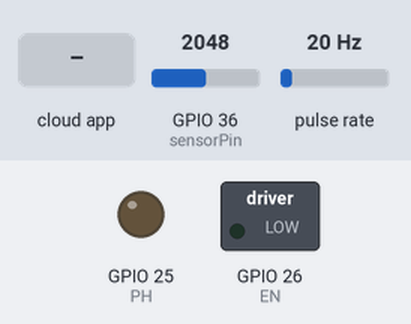
Simulated run of this sketch. Board: ESP32. On the bench: switched loads named in the sketch (green lamp = pin HIGH), output pins drawn as LEDs (lit = HIGH). Wiring (inferred from the names in the program): pulse sensor: data GPIO 12. The test bench sets the inputs (shaded band); at power-on: GPIO 36 (sensorPin) = 2048, pulse rate 20 Hz. The ROS host is connected and sends only what is stated.

Above: at 1.2 s.
1.3 s: the phone or cloud app sets go_to to -100
2.9 s: the phone or cloud app sets go_to to 0
At 3.06 s:
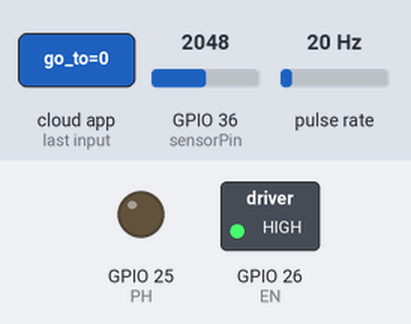
5.9 s: the phone or cloud app sets go_to to 100
At 6.3 s:
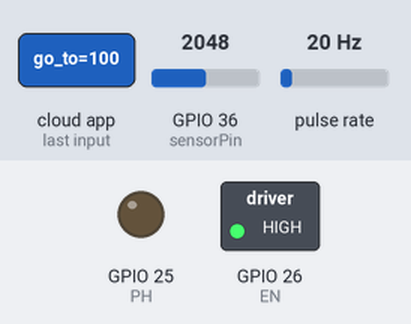
7.5 s: the phone or cloud app sets go_to to -100
At 8.7 s:
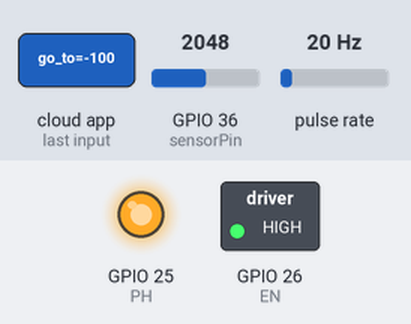
Timing chart, 0 to 10.1 s (numbered marks = the images above; inputs shaded):
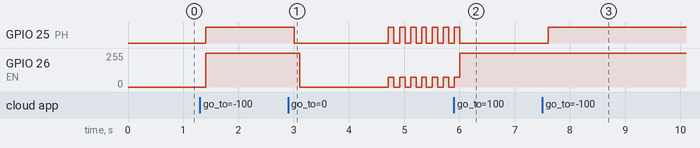

The sketch:

Control_agv.ino
```cpp
#include <micro_ros_arduino.h>
#include <stdio.h>
#include <rcl/rcl.h>
#include <rcl/error_handling.h>
#include <rclc/rclc.h>
#include <rclc/executor.h>
#include <std_msgs/msg/int32.h>
#include <std_msgs/msg/bool.h>
#include <std_msgs/msg/float64.h>

rcl_subscription_t coords_subscriber;
std_msgs__msg__Float64 desired_pos_msg;
std_msgs__msg__Float64 real_rpm;

std_msgs__msg__Float64 spins;
rcl_subscription_t rpm_subscriber;
std_msgs__msg__Int32 rpm_msg;

// rcl_subscription_t aruco_subscriber;
// std_msgs__msg__Bool aruco_msg;

rcl_subscription_t fusioned_subscriber;
std_msgs__msg__Float64 fusioned_distance_msg;

rcl_publisher_t distance_publisher;
std_msgs__msg__Float64 distance_msg;

rcl_publisher_t control_signal_publisher;
std_msgs__msg__Float64 control_msg;

rcl_publisher_t pos_reached_publisher;
std_msgs__msg__Bool pos_reached_msg;

rcl_publisher_t charge_battery_publisher;
std_msgs__msg__Bool charge_battery_msg;

std_msgs__msg__Int32 msg;


rclc_executor_t executor;
rclc_support_t support;
rcl_allocator_t allocator;
rcl_node_t node;
rcl_timer_t timer_1;
rcl_timer_t timer_2;


// Motor responses
volatile int dir = 1;
//float wheel_perimeter = 2 * 3.14159 * wheel_radius;
//float distance_per_count = wheel_perimeter / ENCODER_N;
// Estado de los encoders
volatile int desired_rpm = 0;
// Time between pulses
volatile unsigned long previous_time = 0;
volatile unsigned long current_time = 0;
volatile unsigned long pulse_duration = 0;
volatile long int pulsos = 0;
volatile bool control = true; // if false  speed control if true position control
// Control variables
const float Kp_speed = 2.68; // Proportional gain
const float Kd_speed = 0.009; // Derivative gain
const float Kp_pos = 35; // Proportional gain
const float Kd_pos = 0.3; // Derivative gain


float desired_pos = 0;
float error = 0, last_error = 0, rate_error = 0;
//float ts = 0.01;
double control_signal = 0;

const unsigned int timer_timeout1 = 10; // 1000 ms = 1 second
const unsigned int timer_timeout2 = 100; // 1000 ms = 0.01 second

const int sensorPin = A0;   // seleccionar la entrada para el sensor
int sensorValue;      // variable que almacena el valor raw (0 a 4095)
float value;

const int csPin = 36; // Pin analógico conectado al pin CS (A1)
float currentSenseVoltage; // Voltaje leído del pin CS
float currentThreshold = 1.1; // Umbral de corriente en voltios para 1A
int currentSensorValue; // Valor leído del pin analógico

float fmap(float x, float in_min, float in_max, float out_min, float out_max) {
  return (x - in_min) * (out_max - out_min) / (in_max - in_min) + out_min;
}

// Encoder pin
#define ENCODER_A 12 // YELLOW
#define ts 0.1

// Driver pins
#define PH 25 // Phase/Enable (dir)
#define EN 26  // PWM (Speed)


#define ENCODER_N 2061.48
#define WHEEL_D 0.00761


#define RCCHECK(fn) { rcl_ret_t temp_rc = fn; if((temp_rc != RCL_RET_OK)){error_loop();}}
#define RCSOFTCHECK(fn) { rcl_ret_t temp_rc = fn; if((temp_rc != RCL_RET_OK)){}}

void error_loop(){
  while(1){
    delay(100);
  }
}

void timer1_callback(rcl_timer_t * timer_1, int64_t last_call_time){
  RCLC_UNUSED(last_call_time);
  if(timer_1 != NULL){
    RCSOFTCHECK(rcl_publish(&distance_publisher, &distance_msg, NULL));
    RCSOFTCHECK(rcl_publish(&pos_reached_publisher, &pos_reached_msg, NULL));
    RCSOFTCHECK(rcl_publish(&control_signal_publisher, &control_msg, NULL));
  }
}

void timer2_callback(rcl_timer_t * timer_2, int64_t last_call_time){
  RCLC_UNUSED(last_call_time);
  if(timer_2 != NULL){
    sensorValue = analogRead(sensorPin);        // realizar la lectura
    value = fmap(sensorValue, 0, 4095, 0.0, 16.8);

    sensorValue = analogRead(csPin);
    currentSenseVoltage = sensorValue * (3.3 / 4095.0); // Ajusta según la resolución y referencia del ADC
    float current = currentSenseVoltage / 1.1; // 1.1V por A para DRV8874
    // if(current > 1){
    //   analogWrite(EN, 0);
    //   error_loop();
    // }
    if(value < 14.5){
      charge_battery_msg.data = true;
      RCSOFTCHECK(rcl_publish(&charge_battery_publisher, &charge_battery_msg, NULL));
    } else{
      charge_battery_msg.data = false;
    }


    if(control == true){
      error = (desired_pos/0.1570796325) - spins.data;
      rate_error = (error- last_error) / ts;
      control_signal = (Kp_pos * error + Kd_pos * rate_error); // + Ki * cum_error;
      control_msg.data = control_signal;
      last_error = error;
      if(control_signal > -0.5 && control_signal < 0.5){
        control_signal = 0;
        pos_reached_msg.data = true;
      } else if (control_signal > -75 && control_signal < 75){
        if(control_signal<0){
          control_signal = -75;
        } else{
          control_signal = 75;
        }
      }
      control_signal = constrain(control_signal, -255, 255);

      if(control_signal >= 0){
        dir = 1;
        digitalWrite(PH, LOW);
        analogWrite(EN, control_signal);

      } else {
        dir=-1;
        digitalWrite(PH, HIGH);
        analogWrite(EN, -control_signal);
      }
    }
    else {
      pos_reached_msg.data = false;
      if(desired_rpm != 0){
        error = (float(desired_rpm)*3.11) - real_rpm.data;
        rate_error = (error - last_error) / ts;
        control_signal = (Kp_speed * error + Kd_speed * rate_error); // + Ki * cum_error;
        control_msg.data = control_signal;
        last_error = error;
        control_signal = constrain(control_signal, -255, 255);

        if(control_signal > 0){
          dir = 1;
          digitalWrite(PH, LOW);
          analogWrite(EN, control_signal);
        } else {
          dir = -1;
          digitalWrite(PH, HIGH);
          analogWrite(EN, -control_signal);
        }
      } else {
        analogWrite(EN, 0);
        real_rpm.data = 0;
      }
    }
  }
}


void rpm_callback(const void * msgin){
  const std_msgs__msg__Int32 * msg = (const std_msgs__msg__Int32 *)msgin;
  desired_rpm = msg->data;

}

// void aruco_callback(const void * msgin){
//   const std_msgs__msg__Bool * msg = (const std_msgs__msg__Bool *)msgin;
//   control = msg->data;
// }

void desired_pos_callback(const void * msgin){
  const std_msgs__msg__Float64 * msg = (const std_msgs__msg__Float64 *)msgin;
  desired_pos = msg->data;

}


void IRAM_ATTR encoder_isr(){
  current_time = micros();
  pulse_duration = current_time - previous_time;
  previous_time = current_time;
  pulsos+=dir;
  real_rpm.data = (60000000.0 / (pulse_duration * ENCODER_N)) * dir;
  spins.data = float(pulsos/ENCODER_N);
  distance_msg.data = spins.data*0.15707963267;

}

void setup(){
  set_microros_transports();
  ledcSetup(0, 5000, 8);
  ledcAttachPin(EN, 0);

  pinMode(ENCODER_A, INPUT);
  pinMode(PH, OUTPUT);
  pinMode(EN, OUTPUT);

  analogSetPinAttenuation(sensorPin, ADC_11db);
  attachInterrupt(digitalPinToInterrupt(ENCODER_A), encoder_isr, RISING);


  allocator = rcl_get_default_allocator();
  RCCHECK(rclc_support_init(&support, 0, NULL, &allocator));
  RCCHECK(rclc_node_init_default(&node, "agv_node", "", &support));

  RCCHECK(rclc_publisher_init_default(&distance_publisher, &node, ROSIDL_GET_MSG_TYPE_SUPPORT(std_msgs, msg, Float64), "distance"));
  RCCHECK(rclc_publisher_init_default(&pos_reached_publisher, &node, ROSIDL_GET_MSG_TYPE_SUPPORT(std_msgs, msg, Bool), "pos_reached"));
  RCCHECK(rclc_publisher_init_default(&control_signal_publisher, &node, ROSIDL_GET_MSG_TYPE_SUPPORT(std_msgs, msg, Float64), "control_signal"));


  //RCCHECK(rclc_subscription_init_default(&aruco_subscriber, &node, ROSIDL_GET_MSG_TYPE_SUPPORT(std_msgs, msg, Bool), "aruco_reached"));
  RCCHECK(rclc_subscription_init_default(&coords_subscriber, &node, ROSIDL_GET_MSG_TYPE_SUPPORT(std_msgs, msg, Float64), "go_to"));
  RCCHECK(rclc_subscription_init_default(&rpm_subscriber, &node, ROSIDL_GET_MSG_TYPE_SUPPORT(std_msgs, msg, Int32), "rpm"));


  RCCHECK(rclc_timer_init_default(&timer_1, &support, RCL_MS_TO_NS(timer_timeout1), timer1_callback));
  RCCHECK(rclc_timer_init_default(&timer_2, &support, RCL_MS_TO_NS(timer_timeout2), timer2_callback));

  rclc_executor_init(&executor, &support.context, 5, &allocator);
  RCCHECK(rclc_executor_add_timer(&executor, &timer_1));
  RCCHECK(rclc_executor_add_timer(&executor, &timer_2));
  //RCCHECK(rclc_executor_add_subscription(&executor, &aruco_subscriber, &aruco_msg, &aruco_callback, ON_NEW_DATA));
  RCCHECK(rclc_executor_add_subscription(&executor, &rpm_subscriber, &rpm_msg, &rpm_callback, ON_NEW_DATA));
  RCCHECK(rclc_executor_add_subscription(&executor, &coords_subscriber, &desired_pos_msg, &desired_pos_callback, ON_NEW_DATA));

  distance_msg.data = 0;
  pos_reached_msg.data = false;

}

void loop(){
  rclc_executor_spin_some(&executor, RCL_MS_TO_NS(100));
  delay(10);
}   
```

Measured:
- after the input at 2.9 s, GPIO 25 (PH): HIGH → LOW after 0.11 s, then repeats every 0.20 s: HIGH 0.10 s, LOW 0.10 s; GPIO 26 (EN): 255/255 → 0/255 after 0.21 s, then repeats every 0.20 s: 75/255 0.10 s, 0/255 0.10 s
- after the input at 5.9 s, GPIO 25 (PH): goes on until 6.0 s, then stays LOW
- after the input at 7.5 s, GPIO 25 (PH): LOW → HIGH after 0.11 s
